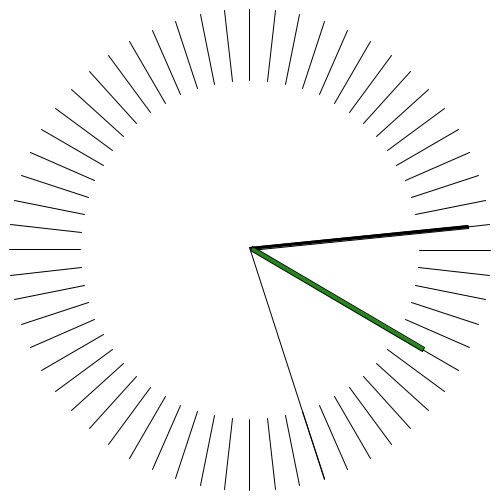
Frame 1 (no input)
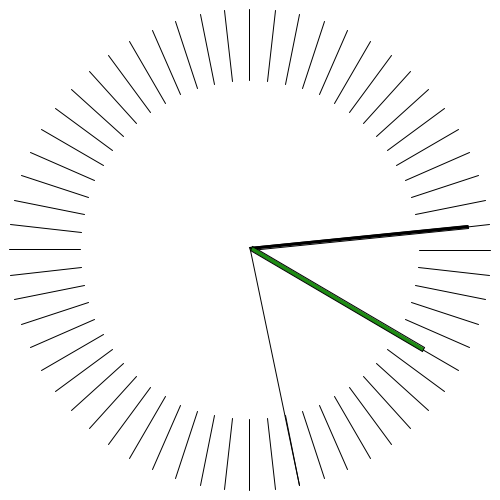
Frame 60 (the mouse pressed at the canvas centre just before this capture)
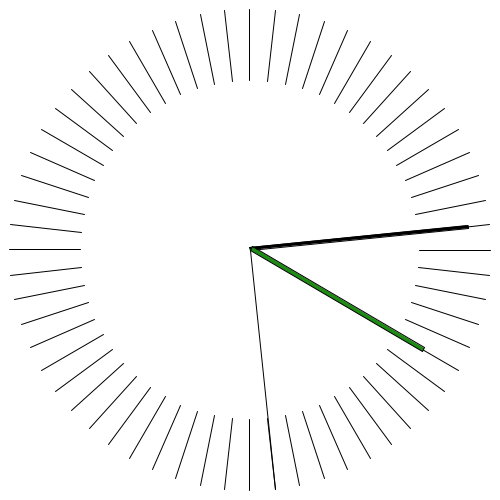
Frame 120 (the mouse held since frame 60 and released just before this capture)

The Processing sketch that drew these frames (run headless with seeded random() and noise(); from frame 60 on, the mouse is pressed at the canvas centre):

// Processing sketch: processing_120238
// ── processing_120238.pde

void setup ()
{
  size (500, 500);
}

void draw ()
{
  background (255);
  translate (width/2, height/2);
  
  for(int s=0; s<360; s+=6)
  {
  pushMatrix ();
  rotate(radians(3));
  rotate(radians(s));
  translate(120, 120);
  line(0, 0, 50, 50);
  popMatrix ();
  }
  
  // Sekunden
  float sec = map(second(), 0, 60, 0, 360);
  println(sec);
  
  pushMatrix ();
  rotate(radians(184.8));
  rotate(radians(sec));
  line (0, 0, 20, 240);
  popMatrix ();
  
  
  // Minuten
  float min = map(minute(), 0, 60, 0, 360);
  println(min);
  
  pushMatrix ();
  rotate(radians(180.3));
  rotate(radians(min));
  fill (0);
  rect (0, 0, 3, 220);
  popMatrix();
  
  
  // Stunden
  float h = map(hour(), 0, 12, 0, 360);
  println(h);
  
  pushMatrix ();
  rotate(radians(180.5));
  rotate(radians(h));
  fill (30, 140, 20);
  rect(0, 0, 4, 200);
  popMatrix ();
}
